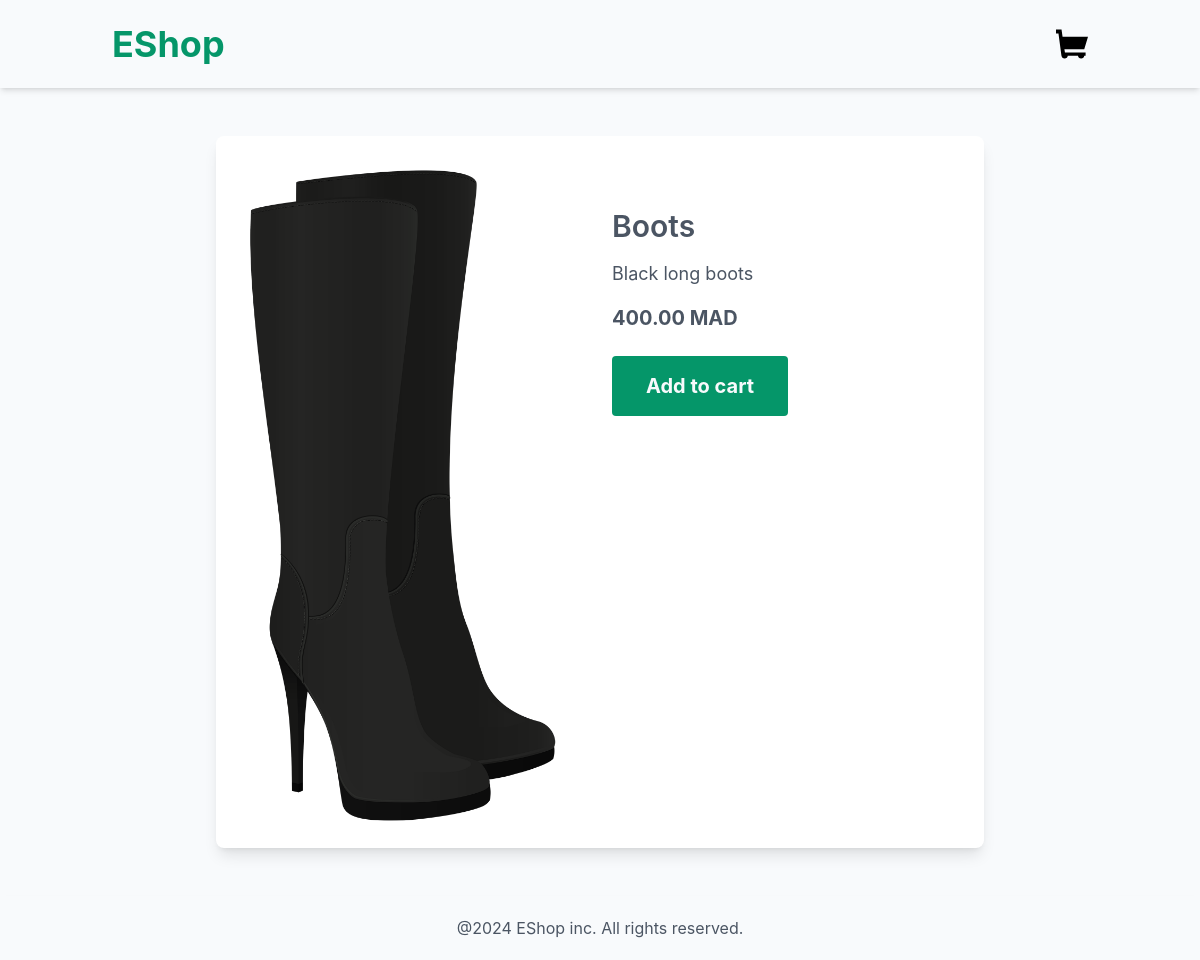
The app's page /product/3/boots/ with its own data.
### product/models.py (models this page shows, shortened)
class product(models.Model):
    category = models.ForeignKey(Category,related_name='product', on_delete=models.CASCADE)
    name = models.CharField(max_length=250)
    slug = models.SlugField(max_length=250)
    description = models.TextField(blank=True)
    price = models.DecimalField(max_digits=10, decimal_places=2)
    available = models.BooleanField(default=True)
    created = models.DateTimeField(auto_now_add = True)
    updated = models.DateTimeField(auto_now = True)
    image = models.ImageField(upload_to='product',blank=True, null=True)

### product/views.py (the view)
# urls.py: path('product/<int:id>/<slug:slug>/',views.product_detail,name='product_detail')
def product_detail(request,id ,slug):
    products = get_object_or_404(product , id=id , slug=slug , available=True)
    return render(request,'product/products/detail.html',{'product':products})

### product/templates/product/products/detail.html (shortened to what this page needs)
{% extends "base.html" %}
{%block content%}
<div class="container mx-auto p-4 flex justify-center">
    <div class="bg-white shadow-lg rounded-lg p-6 max-w-3xl grid gap-6 lg:grid-cols-2">
        <div class="flex justify-center items-center">
        {% if product.image %}
          <img src="{{product.image.url}}" alt="{{product.name}}" class="max-h-[80vh]">
        {% else %}
          <p class="text-red-600 font-semibold">The image is not available !</p>
        {% endif %}
        </div>
        <div class="space-y-4 mt-12">
           <h3 class="text-3xl font-semibold">{{product.name}}</h3>
           <p class="text-lg">{{product.description}}</p>
           <p class="text-xl font-bold">{{product.price}} MAD</p>
           <form action="{% url 'cart:cart_add' product.id %}" method="post" id="add_form" class="space-y-2">
              <button type="submit" class="bg-emerald-600 rounded font-bold text-xl w-44 p-4 text-slate-50 transition-all hover:bg-emerald-600 hover:bg-opacity-50 hover:text-emerald-600">Add to cart</button>
           </form>
        </div>
    </div>
</div>
{%endblock%}

### records on screen
product: image (picture), name "Boots", description "Black long boots", price "400.00"
